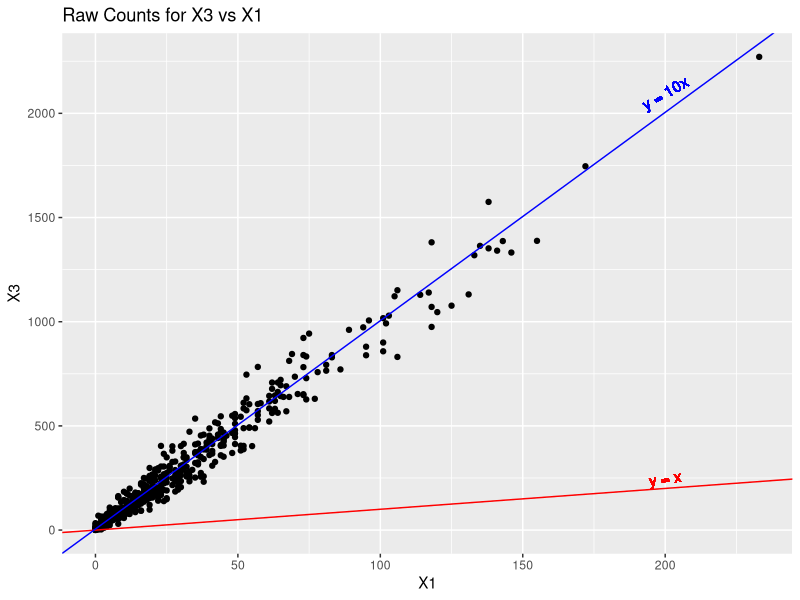
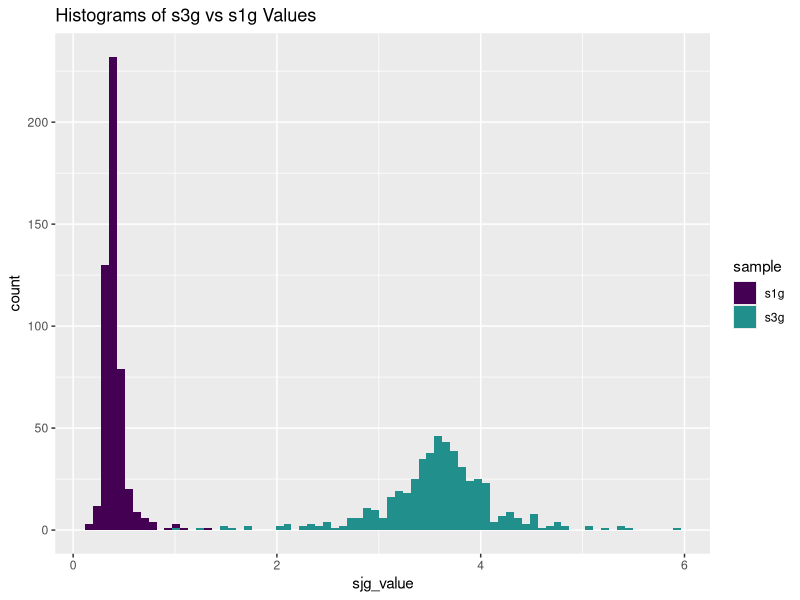
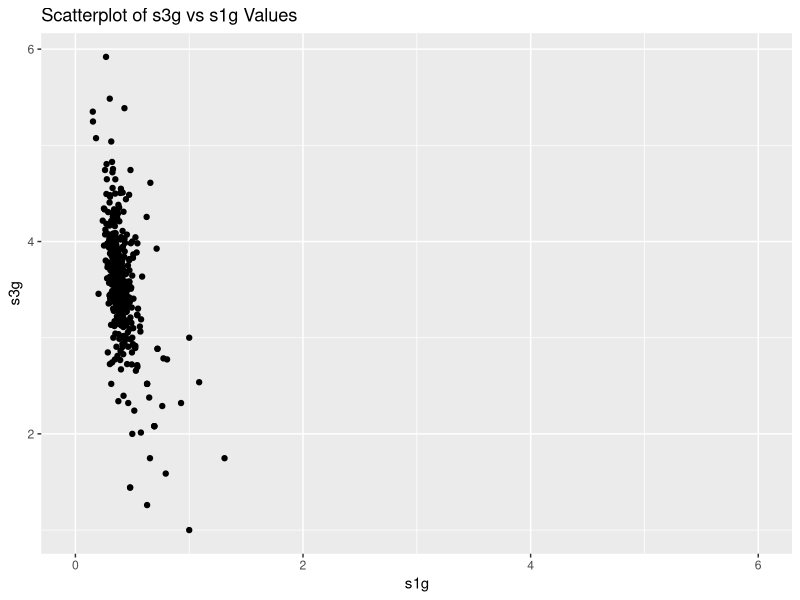
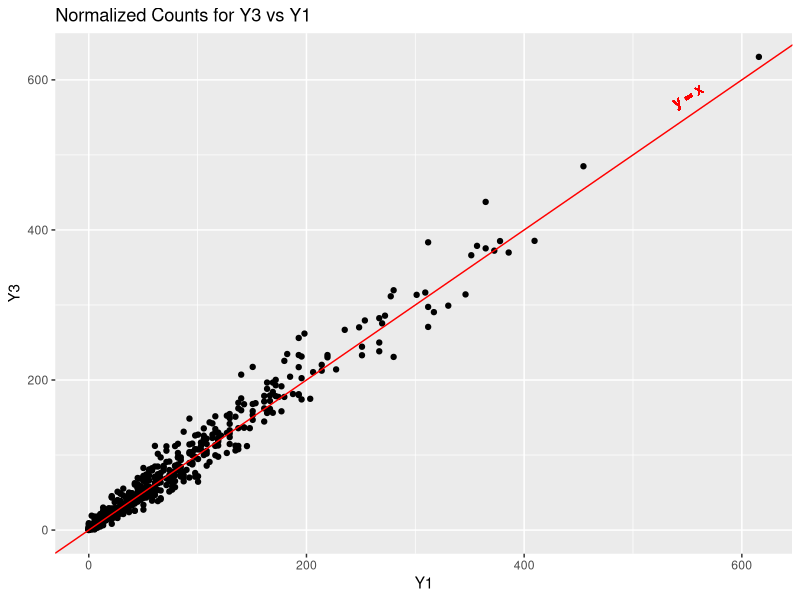
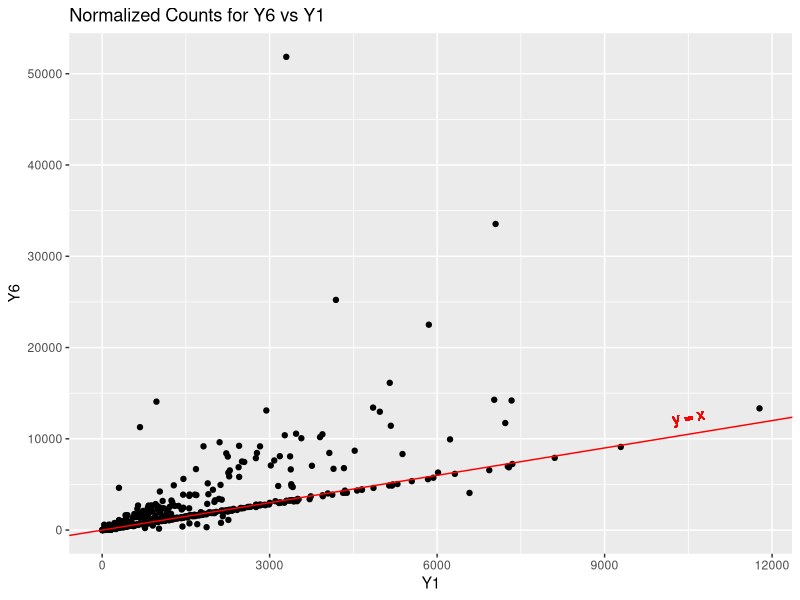
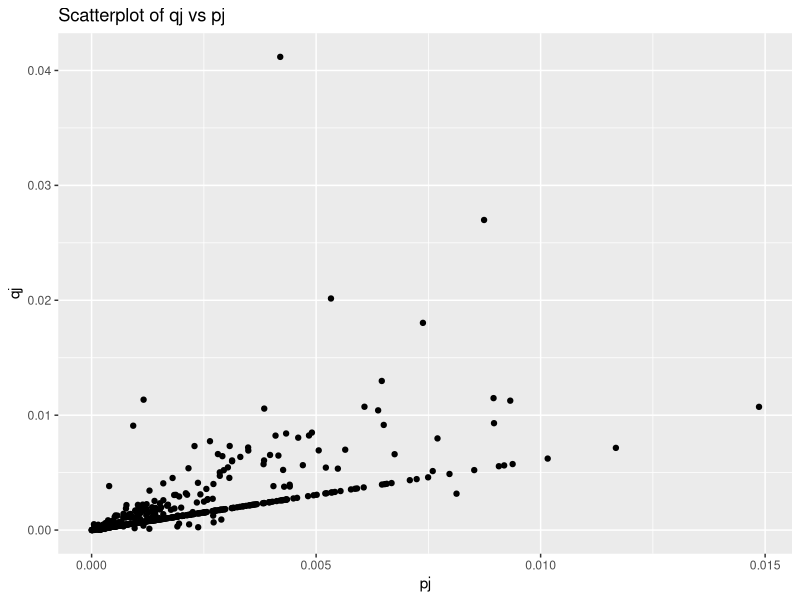
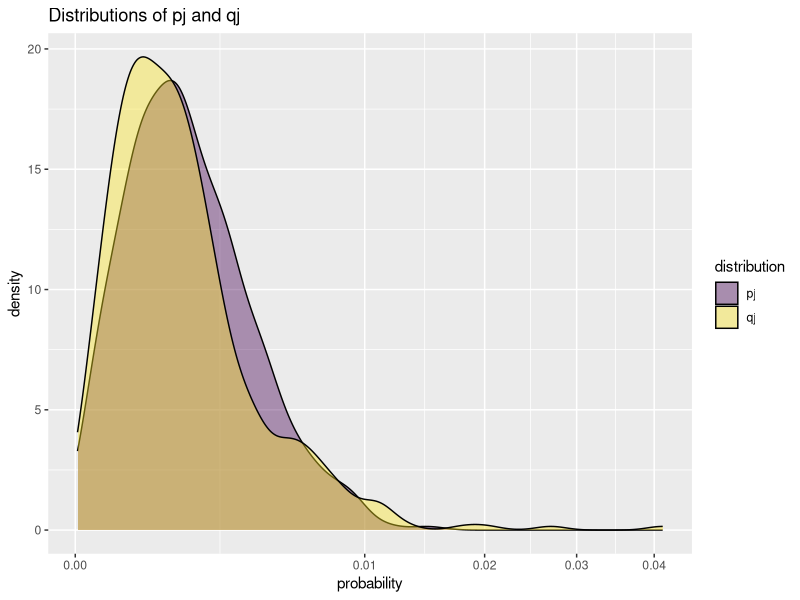

Here is the R script that generated these plots, in order:
#### libraries ####
library(tidyverse)

#
#### 1(a) ####
pj <- read.table("HW2/p.tsv")$V1
Nj <- c(15000, 30000, 150000)
j <- c(1, 2, 3)
# matrix containing the simulations
set.seed(123)
raw.counts <- sapply(j, function(sample){
  Xj = rmultinom(1, Nj[sample], pj)
  return(Xj)
})
colnames(raw.counts) <- paste0("X", j)
# scatterplot
raw.counts %>% 
  as_tibble() %>% 
  rownames_to_column() %>% 
  rename(gene = rowname) %>% 
  ggplot(aes(x = X1, y = X3)) +
  geom_point() +
  labs(title = "Raw Counts for X3 vs X1") +
  geom_abline(aes(intercept = 0, slope = 1), color = "red") +
  geom_abline(aes(intercept = 5, slope = Nj[3]/Nj[1]), color = "blue") +
  geom_text(x=200, y=250, label="y = x", angle=8, color = "red") +
  geom_text(x=200, y=2100, label="y = 10x", angle=30, color = "blue")


#
#### 1(b) ####
normalizers <- function(mat){
  sjg <- apply((mat + 1), 1, function(row){ #mat + 1 adds a psuedocount of 1
    N <- length(row)
    denom <- prod(row) ^ (1 / N) #calculate the denominator
    x <- sapply(row, function(Xjg){ #divide each jth entry in the row by denom
      return(Xjg / denom)
    })
    return(x)
  }) %>% t
  colnames(sjg) <- paste0("s", c(1:ncol(sjg)), "g") #rename columns
  sj <- apply(sjg, 2, median) #calculate the median s value for each j
  return(list(sjg, sj)) #returns a list with the sj values for each gene and sample specific normalization factors
  }
z <- normalizers(raw.counts)

#
#### 1(c) ####
z[[1]] %>% 
  as_tibble() %>% 
  mutate(s2g = NULL) %>% 
  pivot_longer(cols = everything(), names_to = "sample", values_to = "sjg_value") %>% 
  ggplot(aes(x = sjg_value, fill = sample))+
  geom_histogram(bins = 75) +
  # facet_wrap("sample") + # if you want two separate histograms
  scale_fill_viridis_d(end = 0.5) +
  labs(title = "Histograms of s3g vs s1g Values")
z[[1]] %>% 
  as_tibble() %>% 
  ggplot(aes(x = s1g, y = s3g))+
  geom_point() +
  labs(title = "Scatterplot of s3g vs s1g Values") +
  scale_x_continuous(limits = c(0, 6))


#
#### 1(d) ####
normalized.counts <- apply(raw.counts, 1, function(row){
  x = row / z[[2]]
  return(x)
}) %>% t
colnames(normalized.counts) <- paste0("Y", j)
normalized.counts %>% 
  as_tibble() %>% 
  rownames_to_column() %>% 
  rename(gene = rowname) %>% 
  ggplot(aes(x = Y1, y = Y3)) +
  geom_point() +
  labs(title = "Normalized Counts for Y3 vs Y1") +
  geom_abline(aes(intercept = 0, slope = 1), color = "red") +
  geom_text(x=550, y=580, label="y = x", angle=30, color = "red")

#
#### 1(e) ####
Nj.2 <- c(1e6, 1e6, 1e6)
# matrix containing the simulations
set.seed(123)
raw.counts.2 <- sapply(j, function(sample){
  Xj = rmultinom(1, Nj.2[sample], pj)
  return(Xj)
})
colnames(raw.counts.2) <- paste0("X", j)
# estimating sjg and sj
z.2 <- normalizers(raw.counts.2)

#
#### 1(f) ####
qj <- read.table("HW2/q.tsv")$V1
Nj.3 <- c(1e6, 1e6, 1e6)
# matrix containing the simulations
set.seed(123)
raw.counts.3 <- sapply(j, function(sample){
  Xj = rmultinom(1, Nj.3[sample], qj)
  return(Xj)
})
colnames(raw.counts.3) <- paste0("X", j)
# estimating sjg and sj
z.3 <- normalizers(raw.counts.3)

#
#### 1(g) ####
raw.counts.4 <- cbind(raw.counts.2, raw.counts.3)
j.4 <- 1:6
colnames(raw.counts.4) <- paste0("X", j.4)
z.4 <- normalizers(raw.counts.4)
normalized.counts.4 <- apply(raw.counts.4, 1, function(row){
  x = row / z.4[[2]]
  return(x)
}) %>% t
colnames(normalized.counts.4) <- paste0("Y", j.4)
normalized.counts.4 %>% 
  as_tibble() %>% 
  rownames_to_column() %>% 
  rename(gene = rowname) %>% 
  ggplot(aes(x = Y1, y = Y6)) +
  geom_point() +
  labs(title = "Normalized Counts for Y6 vs Y1") +
  geom_abline(aes(intercept = 0, slope = 1), color = "red") +
  geom_text(x=10500, y=12500, label="y = x", angle=10, color = "red")
cbind(pj, qj) %>% 
  as_tibble() %>% 
  ggplot(aes(x = pj, y = qj)) +
  geom_point() +
  labs(title = "Scatterplot of qj vs pj")
cbind(pj, qj) %>% 
  as_tibble() %>% 
  pivot_longer(cols = c("pj", "qj"), names_to = "distribution", values_to = "probability") %>% 
  ggplot(aes(x = probability, fill = distribution)) +
  geom_density(alpha = 0.4) +
  scale_fill_viridis_d() +
  labs(title = "Distributions of pj and qj") +
  scale_x_sqrt()
